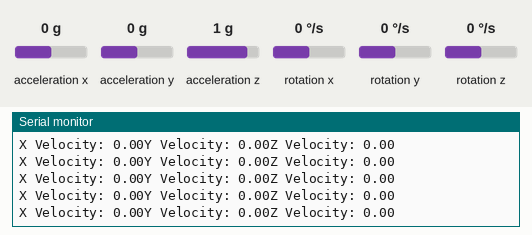
Simulated run of this sketch. Board: Arduino Uno, built with avr-gcc and run on an emulated ATmega328P. Shown: the last lines printed to the serial monitor. The test bench sets the inputs (shaded band); at power-on: acceleration x 0 g, acceleration y 0 g, acceleration z 1 g, rotation x 0 °/s, rotation y 0 °/s, rotation z 0 °/s.

Above: at 1.2 s.
1.3 s: acceleration x set to -0.2 g
At 1.42 s:
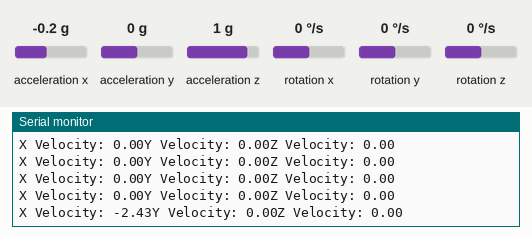
4.3 s: acceleration y set to -0.2 g
At 4.34 s:
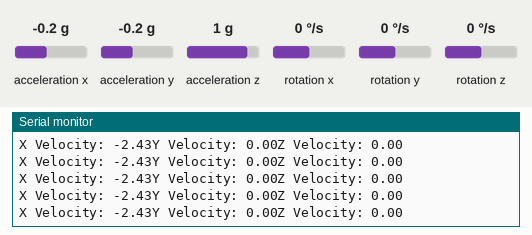
7.3 s: acceleration z set to 0.3 g
At 7.31 s:
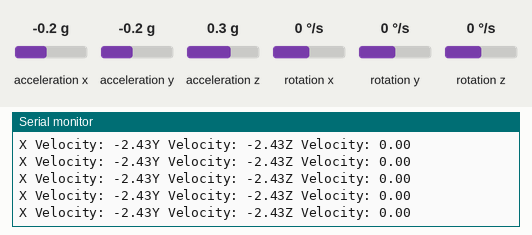
10.3 s: acceleration z set to 0 g
At 10.34 s:
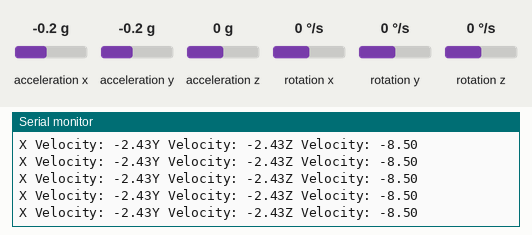
Timing chart, 0 to 13.3 s (numbered marks = the images above; inputs shaded):
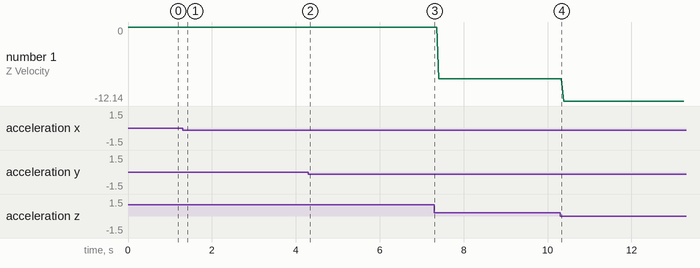

Measured:
- after the input at 1.3 s, the serial monitor: prints a new line after 0.11 s (image 1)
- plotted number 1: 0 → -8.5 after the input at 7.3 s, -8.5 → -12.14 after the input at 10.3 s

The sketch:

Velocity_Test.ino
```cpp
/*  NOTES
X Axis Angle: more positive when rotated clockwise, more negative when rotated counterclockwise
Y Axis Angle: more positive when rotated clockwise, more negative when rotated counterclockwise
Z Axis Angle: more positive when rotated counterclockwise, more negative when rotated clockwise

X Axis Velocity: more positive when moved left (with x axis vector), more negative when moved right (against x axis vector)
Y Axis Velocity: more positive when moved back (with y axis vector), more negative when moved forwards (against y axis vector)
Z Axis Velocity: more positive when moved up, more negative when moved down

Z Velocity is the same thing as thrust
*/

#include <Arduino_LSM6DSOX.h>
#include <PID_v1.h>

//basic control setup code
double maxVel = 10.0;
double maxAngle = 180.0;
float xAcc = 0.0, yAcc = 0.0, zAcc = 0.0;
float xAccOld = 0.0, yAccOld = 0.0, zAccOld = 1.0;
double xAngle = 0.0, yAngle = 0.0, zAngle = 0.0;
double xAngleN = 0.0, yAngleN = 0.0, zAngleN = 0.0;
float xAngleC = 0.0, yAngleC = 0.0, zAngleC = 0.0;
double maxXAngle = 10000000.0, maxYAngle = 10000000.0, maxZAngle = 10000000.0;
int rangedXVel = 0, rangedYVel = 0, rangedZVel = 0, rangedXAngle = 0, rangedYAngle = 0, rangedZAngle = 0;
int motor1Set = 0, motor2Set = 0, motor3Set = 0, motor4Set = 0;

//PID setup code
double xAngleOut, xAngleSet = 0.0; //note that xAngleSet will always be set to 0.0 to make sure it re-levels
double kp1 = 1.0;
double ki1 = 0.0;
double kd1 = 0.0;
//only used when x velocity is set to 0.0
PID xAnglePID(&xAngle, &xAngleOut, &xAngleSet, kp1, ki1, kd1, DIRECT);
double yAngleOut, yAngleSet = 0.0; //note that yAngleSet will always be set to 0.0 to make sure it re-levels
double kp2 = 1.0;
double ki2 = 0.0;
double kd2 = 0.0;
//only used when y velocity is set to 0.0
PID yAnglePID(&yAngle, &yAngleOut, &yAngleSet, kp2, ki2, kd2, DIRECT);
double zAngleOut, zAngleSet = 0.0;
double kp3 = 1.0;
double ki3 = 0.0;
double kd3 = 0.0;
PID zAnglePID(&zAngle, &zAngleOut, &zAngleSet, kp3, ki3, kd3, DIRECT);
double xVel, xVelOut, xVelSet = 0.0;
double kp4 = 1.0;
double ki4 = 0.0;
double kd4 = 0.0;
PID xVelPID(&xVel, &xVelOut, &xVelSet, kp4, ki4, kd4, DIRECT);
double yVel, yVelOut, yVelSet = 0.0;
double kp5 = 1.0;
double ki5 = 0.0;
double kd5 = 0.0;
PID yVelPID(&yVel, &yVelOut, &yVelSet, kp5, ki5, kd5, DIRECT);
double zVel, zVelOut, zVelSet = 0.0;
double kp6 = 1.0;
double ki6 = 0.0;
double kd6 = 0.0;
PID zVelPID(&zVel, &zVelOut, &zVelSet, kp6, ki6, kd6, DIRECT);

//basic monitoring functions
double absolute(double num) {
  if (num < 0) { num *= -1.0; }
  return num;
}
void updateVel() {
  if (IMU.accelerationAvailable()) {
    IMU.readAcceleration(xAcc, yAcc, zAcc);
  }
  if (((xAcc < 0.02) && (xAcc > 0)) || ((xAcc > -0.02) && (xAcc < 0))) { xAcc = 0.0; }
  if (((yAcc < 0.02) && (yAcc > 0)) || ((yAcc > -0.02) && (yAcc < 0))) { yAcc = 0.0; }
  //xAcc - xAccOld
  //we want the change in acceleration value divided by 9.8 since acceleration is measured in g's
  xVel += (((double(xAcc) - double(xAccOld)) * double(IMU.accelerationSampleRate())) / 9.8);
  yVel += (((double(yAcc) - double(yAccOld)) * double(IMU.accelerationSampleRate())) / 9.8);
  zVel += (((double(zAcc) - double(zAccOld)) * double(IMU.accelerationSampleRate())) / 9.8);
  xAccOld = xAcc;
  yAccOld = yAcc;
  zAccOld = zAcc;
}
void updateAngle() {
  if (IMU.gyroscopeAvailable()) {
    IMU.readGyroscope(xAngleC, yAngleC, zAngleC);
  }
  //fix xAngleC tolerance
  if (((xAngleC > 0.6) && (xAngleC > 0)) || ((xAngleC < -0.6) && (xAngleC < 0))) {
    xAngleN += (double(xAngleC) * double(IMU.gyroscopeSampleRate()));
  }
  //fix yAngleC tolerance
  if (((yAngleC > 1.0) && (yAngleC > 0)) || ((yAngleC < -1.0) && (yAngleC < 0))) {
    yAngleN += (double(yAngleC) * double(IMU.gyroscopeSampleRate()));
  }
  //fix zAngleC tolerance
  if (((zAngleC > 0.7) && (zAngleC > 0)) || ((zAngleC < -0.7) && (zAngleC < 0))) {
    zAngleN += (double(zAngleC) * double(IMU.gyroscopeSampleRate()));
  }
  //normalize x angle value range
  if (double(absolute((xAngleN))) > maxXAngle) {
    if (xAngleN < 0) {
      xAngleN = (maxXAngle * -1);
    }
    else {
      xAngleN = maxXAngle;
    }
  }
  xAngle = (xAngleN * 360.0) / maxXAngle;
  //normalize y angle value range
  if (double(absolute((yAngleN))) > maxYAngle) {
    if (yAngleN < 0) {
      yAngleN = (maxYAngle * -1);
    }
    else {
      yAngleN = maxYAngle;
    }
  }
  yAngle = (yAngleN * 360.0) / maxYAngle;
  //normalize z angle value range
  if (double(absolute((zAngleN))) > maxZAngle) {
    if (zAngleN < 0) {
      zAngleN = (maxZAngle * -1);
    }
    else {
      zAngleN = maxZAngle;
    }
  }
  zAngle = (zAngleN * 360.0) / maxZAngle;
}
void resetIMU() {
  Serial.println(F("Resetting IMU"));
  IMU.end();
  IMU.begin();
}

//setpoint value functions
void updateZVelSetpoint() {
  double setpoint = 0.0;
  //the drone can be set to a max velocity of 10.0
  if (absolute(setpoint) > maxVel) {
    if (setpoint < 0) {
      setpoint = (maxVel * -1.0);
    }
    else {
      setpoint = maxVel;
    }
  }
  else if (absolute(setpoint) < 0.1) { setpoint = 0.0; }
  zVelSet = setpoint;
}
void updateXVelSetpoint() {
  double setpoint = 0.0;
  if (absolute(setpoint) > zVelSet) {
    if (setpoint < 0) {
      setpoint = (zVelSet * -1.0);
    }
    else {
      setpoint = zVelSet;
    }
  }
  else if (absolute(setpoint) < 0.1) { setpoint = 0.0; }
  xVelSet = setpoint;
}
void updateYVelSetpoint() {
  double setpoint = 0.0;
  if (absolute(setpoint) > zVelSet) {
    if (setpoint < 0) {
      setpoint = (zVelSet * -1.0);
    }
    else {
      setpoint = zVelSet;
    }
  }
  else if (absolute(setpoint) < 0.1) { setpoint = 0.0; }
  yVelSet = setpoint;
}
void updateZAngleSetpoint() {
  double setpoint = 0.0;
  if (setpoint > (maxAngle * 2.0)) { setpoint = (maxAngle * 2.0); }
  else if (setpoint < 1.0) { setpoint = 0.0; }
  zAngleSet = setpoint;
}
void updatePIDValues() {
  updateXVelSetpoint();
  updateYVelSetpoint();
  updateZVelSetpoint();
  updateZAngleSetpoint();
}
void computePID() {
  xAnglePID.Compute();
  yAnglePID.Compute();
  zAnglePID.Compute();
  xVelPID.Compute();
  yVelPID.Compute();
  zVelPID.Compute();
}
void rangeZVel() {
  if (double(absolute((zVelOut))) > maxVel) {
    if (zVelOut < 0) {
      zVelOut = (maxVel * -1);
    }
    else {
      zVelOut = maxVel;
    }
  }
  //this ranges the z velocity PID output on a scale from 0 to 160 b/c this is essentially thrust
  double rangeCalc = (zVelOut * 160.0) / maxVel;
  if (rangeCalc < 5.0) { rangeCalc = 0.0; }
  rangedZVel = int(rangeCalc);
}
void rangeXVel() {
  //the PID can adjust the drone to have a max correction up to a velocity of 10.0
  if (double(absolute((xVelOut))) > maxVel) {
    if (xVelOut < 0) {
      xVelOut = (maxVel * -1);
    }
    else {
      xVelOut = maxVel;
    }
  }
  //this ranges the x velocity PID output on a scale from -rangedZVel to rangedZVel
  double rangeCalc = (xVelOut * double(rangedZVel)) / maxVel;
  if (absolute(rangeCalc) < 5.0) { rangeCalc = 0.0; }
  rangedXVel = int(rangeCalc);
}
void rangeYVel() {
  if (double(absolute((yVelOut))) > maxVel) {
    if (yVelOut < 0) {
      yVelOut = (maxVel * -1);
    }
    else {
      yVelOut = maxVel;
    }
  }
  //this ranges the y velocity PID output on a scale from -rangedZVel to rangedZVel
  double rangeCalc = (yVelOut * double(rangedZVel)) / maxVel;
  if (absolute(rangeCalc) < 5.0) { rangeCalc = 0.0; }
  rangedYVel = int(rangeCalc);
}
void rangeXAngle() {
  //this rectifies the input to a range of -180 to 180 deg
  if (double(absolute((xAngleOut))) > (maxAngle / 2.0)) {
    if (xAngleOut < 0) {
      //xAngleOut = ((maxAngle / 2.0) * -1);
    }
    else {
      xAngleOut = maxAngle / 2.0;
    }
  }
  //this ranges the x angle PID output on a scale from -90 to 90
  double rangeCalc = (xAngleOut * 90.0) / (maxAngle / 2.0);
  if (absolute(rangeCalc) < 0.5) { rangeCalc = 0.0; }
  rangedXAngle = int(rangeCalc);
}
void rangeYAngle() {
  if (double(absolute((yAngleOut))) > (maxAngle / 2.0)) {
    if (yAngleOut < 0) {
      //yAngleOut = ((maxAngle / 2.0) * -1);
    }
    else {
      yAngleOut = maxAngle / 2.0;
    }
  }
  //this ranges the y angle PID output on a scale from -90 to 90
  double rangeCalc = (yAngleOut * 90.0) / (maxAngle / 2.0);
  if (absolute(rangeCalc) < 0.5) { rangeCalc = 0.0; }
  rangedYAngle = int(rangeCalc);
}
void rangeZAngle() {
  //this rectifies the input to a range of -360 to 360 deg
  if (double(absolute((zAngleOut))) > (maxAngle * 2.0)) {
    if (zAngleOut < 0) {
      zAngleOut = (maxAngle * -2.0);
    }
    else {
      zAngleOut = (maxAngle * 2.0);
    }
  }
  //this ranges the z angle PID output on a scale from -40 to 40
  double rangeCalc = (zAngleOut * 40.0) / (maxAngle * 2.0);
  if (absolute(rangeCalc) < 0.25) { rangeCalc = 0.0; }
  rangedZAngle = int(rangeCalc);
}
void rangeValues() {
  rangeXVel();
  rangeYVel();
  rangeZVel();
  rangeXAngle();
  rangeYAngle();
  rangeZAngle();
}
void setup() {
  Serial.begin(9600);
  if (!IMU.begin()) {
    Serial.println("IMU not initialized!");
    while(1);
  }
  xAnglePID.SetMode(AUTOMATIC);
  xAnglePID.SetOutputLimits(-90,90);
  yAnglePID.SetMode(AUTOMATIC);
  yAnglePID.SetOutputLimits(-90,90);
  zAnglePID.SetMode(AUTOMATIC);
  zAnglePID.SetOutputLimits(-360,360);
  xVelPID.SetMode(AUTOMATIC);
  xVelPID.SetOutputLimits(-maxVel,maxVel);
  yVelPID.SetMode(AUTOMATIC);
  yVelPID.SetOutputLimits(-maxVel,maxVel);
  zVelPID.SetMode(AUTOMATIC);
  zVelPID.SetOutputLimits(-maxVel,maxVel);
}

void loop() {
  updateVel();
  updateAngle();
  updatePIDValues();
  computePID();
  //range the x,y,z velocities from -160 to 160, x and y angles from -90 to 90, and z angle from -40 to 40 PWM
  rangeValues();
  Serial.print(F("X Velocity: "));
  Serial.print(xVel);
  Serial.print(F("Y Velocity: "));
  Serial.print(yVel);
  Serial.print(F("Z Velocity: "));
  Serial.println(zVel);
}
```
